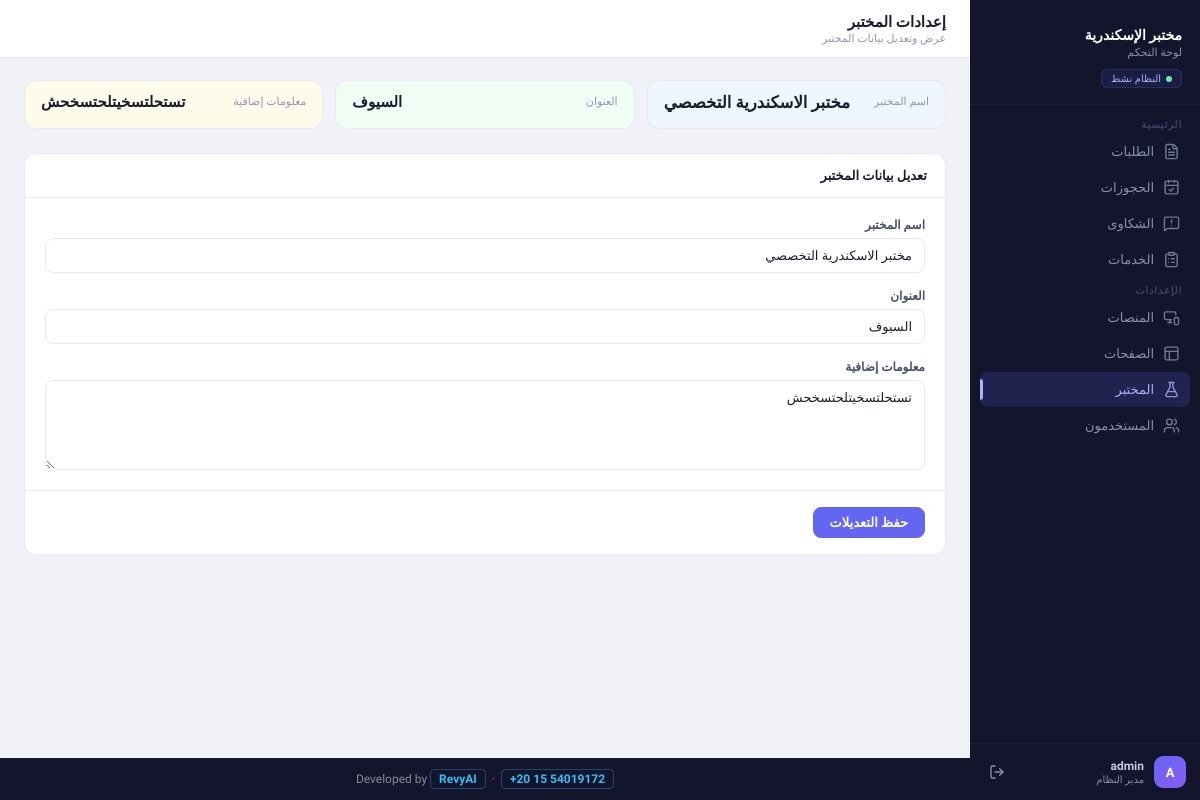
The app's page /laboratory (signed in), older data.
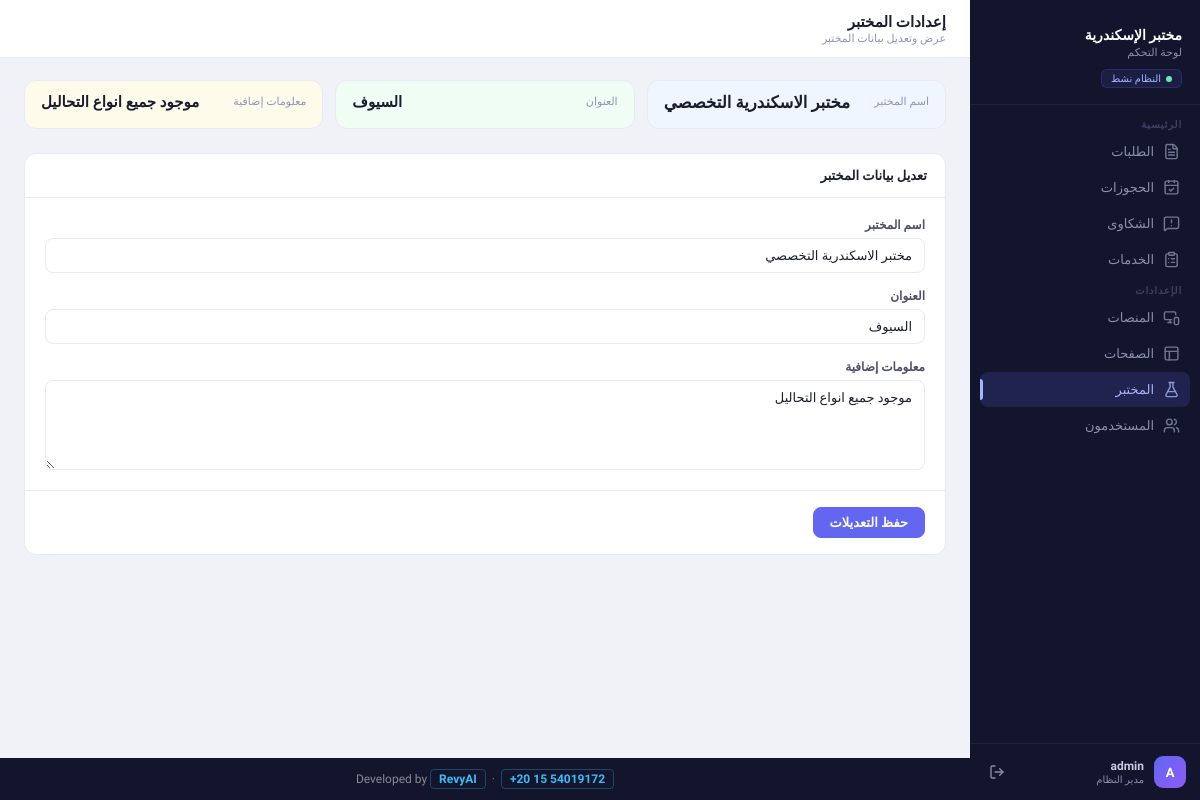
The same page, newer data.
### models/models.py (models this page shows)
class Laboratory(db.Model):
    __tablename__ = "laboratory"
    id = db.Column(db.Integer, primary_key=True)
    name = db.Column(db.String(100), nullable=False)
    address = db.Column(db.String(200), nullable=False)
    info = db.Column(db.String(200), nullable=False)
    services = db.relationship('Service', backref='laboratory')
    inquiries = db.relationship('Inquiry', backref='laboratory')

### app.py (the view)
@app.route('/laboratory')
@login_required
def laboratory_settings():
    lab, msg = LaboratoryService.get_laboratory()
    return render_template('laboratory/settings.html', lab=lab)

### app.py (called while the page is built)
@login_manager.user_loader
def load_user(user_id):
    return db.session.get(User, int(user_id))

@app.context_processor
def inject_globals():
    from models.models import Inquiry, Status
    try:
        pending_count = Inquiry.query.filter_by(status=Status.PENDING).count()
    except Exception:
        pending_count = 0
    return dict(pending_inquiries_count=pending_count)

### software_services/laboratory_services.py (called while the page is built)
    @staticmethod
    def get_laboratory():
        lab = Laboratory.query.first()
        if not lab:
            return None, "لم يتم العثور على بيانات المختبر"
        return lab, "تم العثور على بيانات المختبر"

### templates/laboratory/settings.html (shortened to what this page needs)
{% extends 'base.html' %}
{% block topbar_title %}إعدادات المختبر{% endblock %}
{% block topbar_sub %}عرض وتعديل بيانات المختبر{% endblock %}
{% block content %}
{% if lab %}
<div class="stats-grid" style="margin-bottom: 24px;">
  <div class="stat-card si-blue">
    <div class="stat-label">اسم المختبر</div>
    <div class="stat-value" style="font-size:1.1rem;">{{ lab.name }}</div>
  </div>
  <div class="stat-card si-green">
    <div class="stat-label">العنوان</div>
    <div class="stat-value" style="font-size:1rem;">{{ lab.address }}</div>
  </div>
  <div class="stat-card si-amber">
    <div class="stat-label">معلومات إضافية</div>
    <div class="stat-value" style="font-size:1rem;">{{ lab.info }}</div>
  </div>
</div>
<div class="card">
  <div class="card-header">
    <span class="card-title">تعديل بيانات المختبر</span>
  </div>
  <form action="{{ url_for('laboratory_update') }}" method="POST">
    <div class="form-grid">
      <div class="form-group full-width">
        <label>اسم المختبر</label>
        <input
          type="text"
          name="name"
          class="form-control"
          value="{{ lab.name }}"
          required
        >
      </div>
      <div class="form-group full-width">
        <label>العنوان</label>
        <input
          type="text"
          name="address"
          class="form-control"
          value="{{ lab.address }}"
          required
        >
      </div>
      <div class="form-group full-width">
        <label>معلومات إضافية</label>
        <textarea
          name="info"
          class="form-control"
          rows="4"
        >{{ lab.info }}</textarea>
      </div>
    </div>
    <div class="form-actions">
      <button type="submit" class="btn btn-primary">حفظ التعديلات</button>
    </div>
  </form>
</div>
{% endif %}
{% endblock %}

Row changes from the older to the newer data that the page shows:
changed Laboratory "مختبر الاسكندرية التخصصي": info "تستحلتسخيتلحتسخحش" → "موجود جميع انواع التحاليل"
